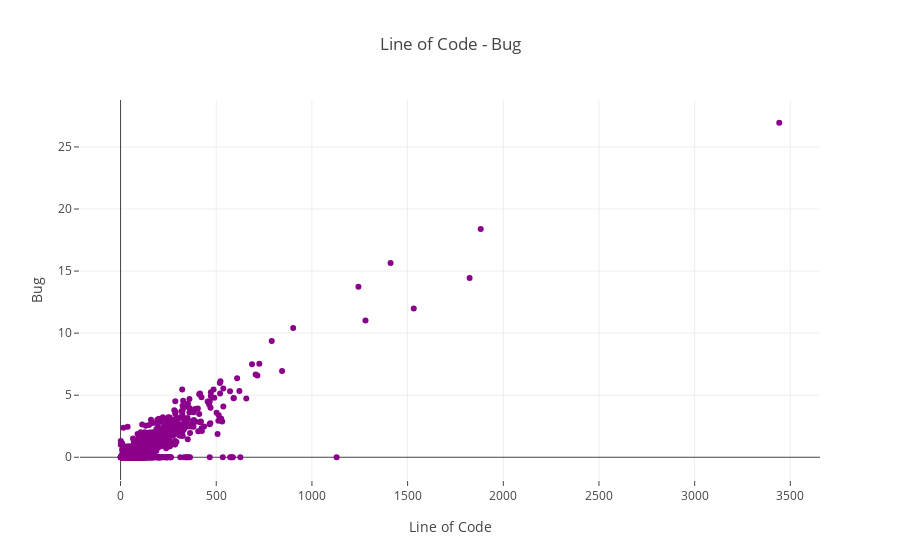

The notebook cell this image was saved under:
### Code cell
#Scatter Plot
trace = go.Scatter(
    x = data['loc'],
    y = data.b,
    mode = "markers",
    name = "Line of Code - Bug",
    marker = dict(color = 'darkmagenta'),
    text = "Bug (b)")

scatter_data = [trace]
scatter_layout = dict(title = 'Line of Code - Bug',
              xaxis = dict(title = 'Line of Code', ticklen = 5),
              yaxis = dict(title = 'Bug' , ticklen = 5),
             )
fig = dict(data = scatter_data, layout = scatter_layout)
iplot(fig)

### Figure 1 — Plotly figure (JSON) as saved in the notebook; plotly's stock layout.template omitted (floating-point values rounded to 4 significant figures; data arrays with more than 128 entries replaced by an {"elided": "..."} marker saying what was removed)
{"data": [{"marker": {"color": "darkmagenta"}, "mode": "markers", "name": "Line of Code - Bug", "text": "Bug (b)", "type": "scatter", "uid": "533b59eb-5960-4e20-8edf-428600e4955f", "x": {"elided": "10885 float values"}, "y": {"elided": "10885 float values"}}], "layout": {"title": "Line of Code - Bug", "xaxis": {"ticklen": 5, "title": "Line of Code"}, "yaxis": {"ticklen": 5, "title": "Bug"}}}
